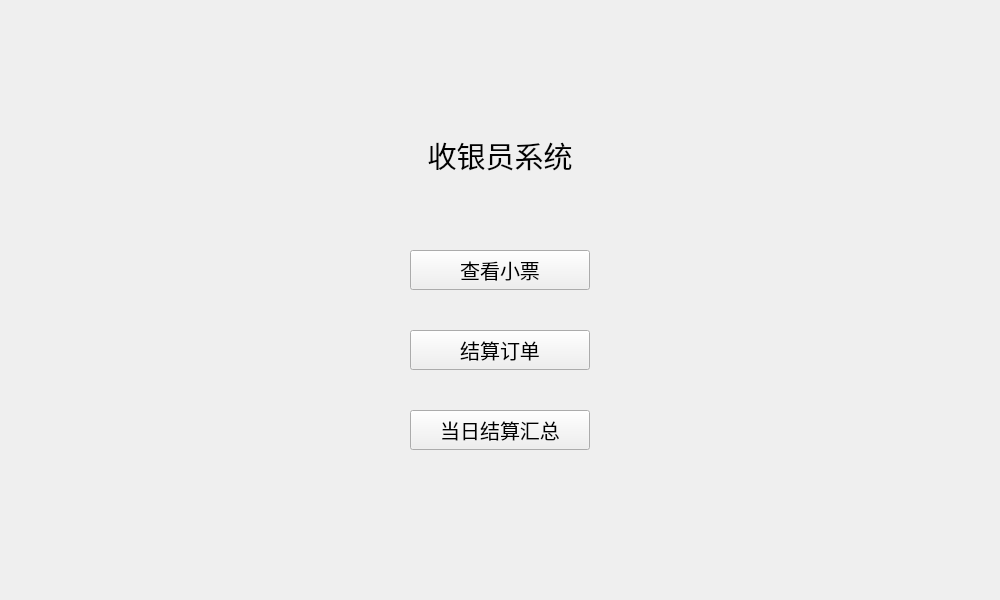
<?xml version="1.0" encoding="UTF-8"?>
<ui version="4.0">
 <class>cashierpage</class>
 <widget class="QWidget" name="cashierpage">
  <property name="geometry">
   <rect>
    <x>0</x>
    <y>0</y>
    <width>1000</width>
    <height>600</height>
   </rect>
  </property>
  <property name="windowTitle">
   <string>Form</string>
  </property>
  <widget class="QLabel" name="bar">
   <property name="geometry">
    <rect>
     <x>300</x>
     <y>130</y>
     <width>400</width>
     <height>50</height>
    </rect>
   </property>
   <property name="font">
    <font>
     <family>仿宋</family>
     <pointsize>22</pointsize>
    </font>
   </property>
   <property name="text">
    <string>收银员系统</string>
   </property>
   <property name="textFormat">
    <enum>Qt::TextFormat::AutoText</enum>
   </property>
   <property name="scaledContents">
    <bool>false</bool>
   </property>
   <property name="alignment">
    <set>Qt::AlignmentFlag::AlignCenter</set>
   </property>
   <property name="wordWrap">
    <bool>false</bool>
   </property>
  </widget>
  <widget class="QPushButton" name="viewOrder">
   <property name="geometry">
    <rect>
     <x>410</x>
     <y>250</y>
     <width>180</width>
     <height>40</height>
    </rect>
   </property>
   <property name="font">
    <font>
     <family>黑体</family>
     <pointsize>15</pointsize>
    </font>
   </property>
   <property name="text">
    <string>查看小票</string>
   </property>
  </widget>
  <widget class="QPushButton" name="checkOrder">
   <property name="geometry">
    <rect>
     <x>410</x>
     <y>330</y>
     <width>180</width>
     <height>40</height>
    </rect>
   </property>
   <property name="font">
    <font>
     <family>黑体</family>
     <pointsize>15</pointsize>
    </font>
   </property>
   <property name="text">
    <string>结算订单</string>
   </property>
  </widget>
  <widget class="QPushButton" name="dailyOrderSummary">
   <property name="geometry">
    <rect>
     <x>410</x>
     <y>410</y>
     <width>180</width>
     <height>40</height>
    </rect>
   </property>
   <property name="font">
    <font>
     <family>黑体</family>
     <pointsize>15</pointsize>
    </font>
   </property>
   <property name="text">
    <string>当日结算汇总</string>
   </property>
  </widget>
 </widget>
 <resources/>
 <connections/>
</ui>
